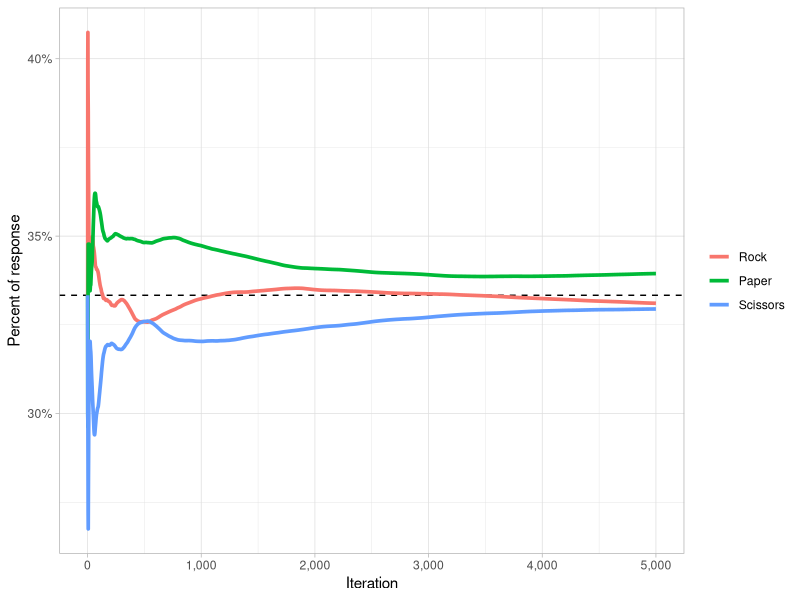

Reproduce this figure in R.
## ---- chunk 1
knitr::opts_chunk$set(echo = TRUE, message = FALSE, warning = FALSE)
## ---- chunk 2
library(tidyverse)
library(R6)

theme_set(theme_light())

cfr_rps <- R6Class(
    classname = "cfr_rps",
    public = list(
        n_iter = NULL,
        iter = NULL,
        actions = NULL,
        n_actions = NULL,
        strategy = NULL,
        strategy_sum = NULL,
        regret = NULL,
        regret_sum = NULL,
        strategy_sum_matrix = NULL,
        initialize = function(n_iter = 10000){
            self$n_iter = n_iter
            self$iter = 1
            
            self$actions = c("rock", "paper", "scissors")
            self$n_actions = length(self$actions)
            
            self$strategy = rep(1 / self$n_actions, self$n_actions)
            self$strategy_sum = vector("numeric", self$n_actions)
            self$regret = vector("numeric", self$n_actions)
            self$regret_sum = vector("numeric", self$n_actions)
            
            self$strategy_sum_matrix = matrix(NA_integer_, nrow = n_iter, ncol = self$n_actions)
            colnames(self$strategy_sum_matrix) = self$actions
        },
        update_iter = function(){
            self$iter = self$iter + 1
        },
        utility = function(action, opp_action){
            if(action == opp_action) return(0)
            if(action == "rock" & opp_action == "paper") return(-1)
            if(action == "rock" & opp_action == "scissors") return(1)
            if(action == "scissors" & opp_action == "rock") return(-1)
            if(action == "scissors" & opp_action == "paper") return(1)
            if(action == "paper" & opp_action == "scissors") return(-1)
            if(action == "paper" & opp_action == "rock") return(1)
        },
        get_action = function(){
            sample(self$actions, size = 1, prob = self$strategy)
        },
        compute_regret = function(action, opp_action){
            self$regret = map_dbl(self$actions, ~ self$utility(action, opp_action) - self$utility(action, .x))
        },
        update_regret_sum = function(){
            pos_regret = ifelse(self$regret > 0, self$regret, 0)
            if(sum(pos_regret) > 0) {
                self$regret_sum = self$regret_sum + (pos_regret / sum(pos_regret))
            } else {
                self$regret_sum = rep(1 / self$n_actions, self$n_actions)
            }
        },
        compute_strategy = function(){
            pos_regret = ifelse(self$regret_sum > 0, self$regret_sum, 0)
            if(sum(pos_regret) > 0) {
                self$strategy = self$strategy + (pos_regret / sum(pos_regret))
            } else {
                self$strategy = rep(1 / self$n_actions, self$n_actions)
            }
        },
        update_strategy_sum = function(){
            self$strategy_sum = self$strategy_sum + self$strategy
            self$strategy_sum_matrix[self$iter, ] = self$strategy_sum
        },
        normalize_strategy_sum = function(){
            self$strategy_sum_matrix = self$strategy_sum_matrix %>% 
                as_tibble() %>%
                mutate(total = rock + paper + scissors) %>%
                mutate(across(-total, ~ .x / total))
        },
        train = function(){
            for(i in seq_len(self$n_iter)){
                action = self$get_action()
                opp_action = self$get_action()

                self$compute_regret(action, opp_action)
                self$update_regret_sum()
                self$compute_strategy()
                self$update_strategy_sum()
                self$update_iter()
            }
            
            self$normalize_strategy_sum()
        },
        plot = function(){
            self$strategy_sum_matrix %>% 
                mutate(iter = row_number()) %>%
                select(-total) %>%
                pivot_longer(-iter, names_to = "action", values_to = "prop") %>%
                mutate(action = str_to_title(action)) %>%
                mutate(action = fct_inorder(action)) %>%
                ggplot(aes(iter, prop, color = action)) +
                geom_hline(yintercept = 1/3, linetype = "dashed") +
                geom_line(size = 1.25) +
                labs(x = "Iteration",
                     y = "Percent of response",
                     color = NULL) +
                scale_x_continuous(labels = scales::comma_format()) +
                scale_y_continuous(labels = scales::percent_format(accuracy = 1))
        }
    )
)

n_iter <- 5000

cfr_trainer <- cfr_rps$new(n_iter = n_iter)

cfr_trainer$train()
## ---- chunk 3
cfr_trainer$plot()
